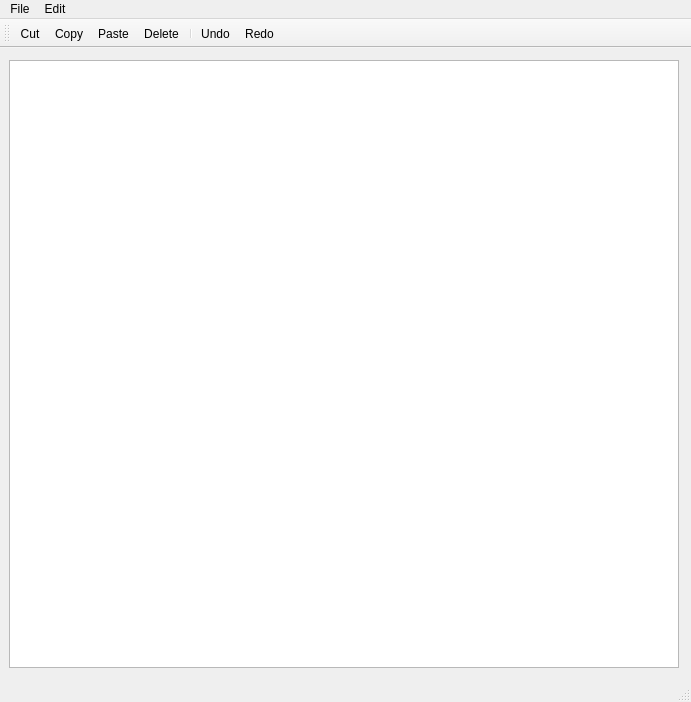
<ui version="4.0" >
 <class>MainWindow</class>
 <widget class="QMainWindow" name="MainWindow" >
  <property name="geometry" >
   <rect>
    <x>0</x>
    <y>0</y>
    <width>691</width>
    <height>702</height>
   </rect>
  </property>
  <property name="windowTitle" >
   <string>MainWindow</string>
  </property>
  <widget class="QWidget" name="centralwidget" >
   <layout class="QHBoxLayout" >
    <property name="topMargin" >
     <number>12</number>
    </property>
    <property name="rightMargin" >
     <number>12</number>
    </property>
    <property name="bottomMargin" >
     <number>12</number>
    </property>
    <item>
     <widget class="QTreeView" name="view_" >
      <property name="dragEnabled" >
       <bool>true</bool>
      </property>
      <property name="dragDropOverwriteMode" >
       <bool>true</bool>
      </property>
      <property name="dragDropMode" >
       <enum>QAbstractItemView::DragDrop</enum>
      </property>
      <property name="alternatingRowColors" >
       <bool>true</bool>
      </property>
      <property name="selectionBehavior" >
       <enum>QAbstractItemView::SelectRows</enum>
      </property>
     </widget>
    </item>
   </layout>
  </widget>
  <widget class="QMenuBar" name="menubar" >
   <property name="geometry" >
    <rect>
     <x>0</x>
     <y>0</y>
     <width>691</width>
     <height>22</height>
    </rect>
   </property>
   <widget class="QMenu" name="menuEdit" >
    <property name="title" >
     <string>Edit</string>
    </property>
    <addaction name="actionUndo" />
    <addaction name="actionRedo" />
    <addaction name="separator" />
    <addaction name="actionCut" />
    <addaction name="actionCopy" />
    <addaction name="actionPaste" />
    <addaction name="actionDelete" />
    <addaction name="separator" />
    <addaction name="actionDuplicate" />
   </widget>
   <widget class="QMenu" name="menuFile" >
    <property name="title" >
     <string>File</string>
    </property>
    <addaction name="actionNew" />
    <addaction name="actionOpen" />
    <addaction name="separator" />
    <addaction name="actionSave" />
    <addaction name="actionSave_As" />
   </widget>
   <addaction name="menuFile" />
   <addaction name="menuEdit" />
  </widget>
  <widget class="QStatusBar" name="statusbar" />
  <widget class="QToolBar" name="toolBar" >
   <property name="windowTitle" >
    <string>toolBar</string>
   </property>
   <attribute name="toolBarArea" >
    <enum>TopToolBarArea</enum>
   </attribute>
   <attribute name="toolBarBreak" >
    <bool>false</bool>
   </attribute>
   <addaction name="actionCut" />
   <addaction name="actionCopy" />
   <addaction name="actionPaste" />
   <addaction name="actionDelete" />
   <addaction name="separator" />
   <addaction name="actionUndo" />
   <addaction name="actionRedo" />
  </widget>
  <action name="actionCut" >
   <property name="icon" >
    <iconset resource="../guiIcons.qrc" >:/cut.png</iconset>
   </property>
   <property name="text" >
    <string>Cut</string>
   </property>
   <property name="shortcut" >
    <string>Ctrl+X</string>
   </property>
  </action>
  <action name="actionCopy" >
   <property name="icon" >
    <iconset resource="../guiIcons.qrc" >:/copy.png</iconset>
   </property>
   <property name="text" >
    <string>Copy</string>
   </property>
   <property name="shortcut" >
    <string>Ctrl+C</string>
   </property>
  </action>
  <action name="actionPaste" >
   <property name="icon" >
    <iconset resource="../guiIcons.qrc" >:/paste.png</iconset>
   </property>
   <property name="text" >
    <string>Paste</string>
   </property>
   <property name="shortcut" >
    <string>Ctrl+V</string>
   </property>
  </action>
  <action name="actionDuplicate" >
   <property name="text" >
    <string>Duplicate</string>
   </property>
   <property name="shortcut" >
    <string>Ctrl+D</string>
   </property>
  </action>
  <action name="actionDelete" >
   <property name="icon" >
    <iconset resource="../guiIcons.qrc" >:/delete.png</iconset>
   </property>
   <property name="text" >
    <string>Delete</string>
   </property>
   <property name="shortcut" >
    <string>Ctrl+Backspace</string>
   </property>
  </action>
  <action name="actionUndo" >
   <property name="icon" >
    <iconset resource="../guiIcons.qrc" >:/undo.png</iconset>
   </property>
   <property name="text" >
    <string>Undo</string>
   </property>
   <property name="shortcut" >
    <string>Ctrl+Z</string>
   </property>
  </action>
  <action name="actionRedo" >
   <property name="icon" >
    <iconset resource="../guiIcons.qrc" >:/redo.png</iconset>
   </property>
   <property name="text" >
    <string>Redo</string>
   </property>
   <property name="shortcut" >
    <string>Ctrl+Shift+Z</string>
   </property>
  </action>
  <action name="actionConfigAdd" >
   <property name="icon" >
    <iconset resource="../guiIcons.qrc" >:/plus.png</iconset>
   </property>
   <property name="text" >
    <string>Add</string>
   </property>
  </action>
  <action name="actionConfigRemove" >
   <property name="icon" >
    <iconset resource="../guiIcons.qrc" >:/minus.png</iconset>
   </property>
   <property name="text" >
    <string>Remove</string>
   </property>
  </action>
  <action name="actionConfigReload" >
   <property name="icon" >
    <iconset resource="../guiIcons.qrc" >:/refresh.png</iconset>
   </property>
   <property name="text" >
    <string>Reload</string>
   </property>
  </action>
  <action name="actionNew" >
   <property name="text" >
    <string>New</string>
   </property>
  </action>
  <action name="actionOpen" >
   <property name="text" >
    <string>Open...</string>
   </property>
  </action>
  <action name="actionSave" >
   <property name="text" >
    <string>Save</string>
   </property>
  </action>
  <action name="actionSave_As" >
   <property name="text" >
    <string>Save As...</string>
   </property>
  </action>
 </widget>
 <resources>
  <include location="../guiIcons.qrc" />
 </resources>
 <connections/>
</ui>
